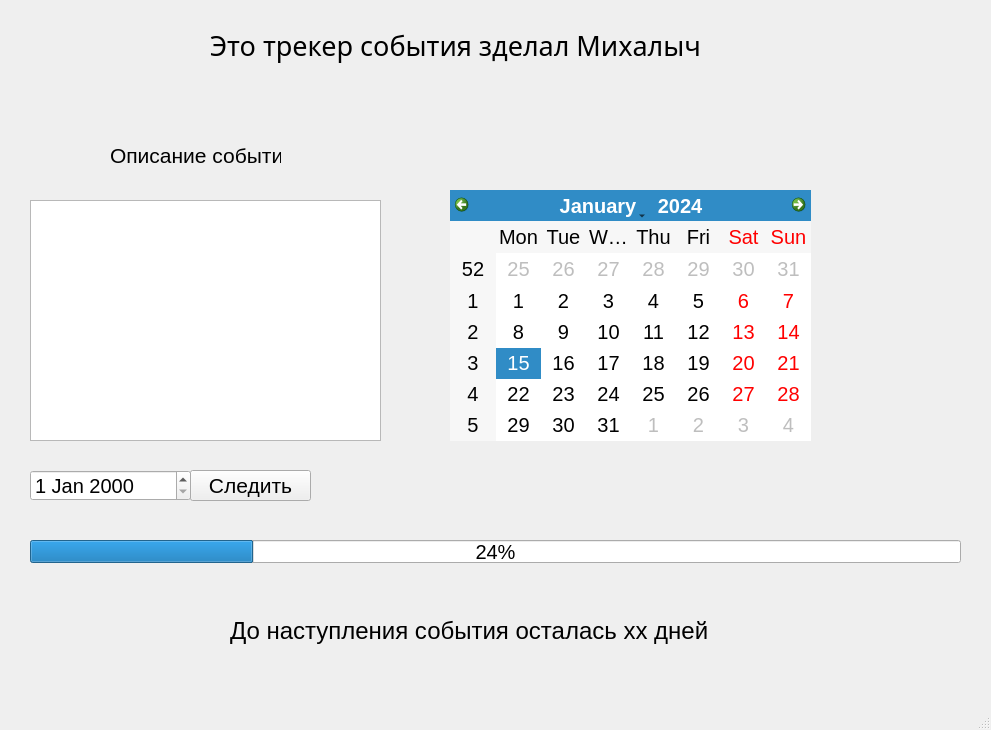
<?xml version="1.0" encoding="UTF-8"?>
<ui version="4.0">
 <class>MainWindow</class>
 <widget class="QMainWindow" name="MainWindow">
  <property name="geometry">
   <rect>
    <x>0</x>
    <y>0</y>
    <width>991</width>
    <height>730</height>
   </rect>
  </property>
  <property name="font">
   <font>
    <pointsize>15</pointsize>
   </font>
  </property>
  <property name="windowTitle">
   <string>MainWindow</string>
  </property>
  <widget class="QWidget" name="centralwidget">
   <widget class="QLabel" name="label">
    <property name="geometry">
     <rect>
      <x>210</x>
      <y>20</y>
      <width>531</width>
      <height>51</height>
     </rect>
    </property>
    <property name="font">
     <font>
      <family>MS Reference Sans Serif</family>
      <pointsize>20</pointsize>
     </font>
    </property>
    <property name="layoutDirection">
     <enum>Qt::LeftToRight</enum>
    </property>
    <property name="lineWidth">
     <number>1</number>
    </property>
    <property name="text">
     <string>Это трекер события зделал Михалыч</string>
    </property>
    <property name="textFormat">
     <enum>Qt::AutoText</enum>
    </property>
    <property name="scaledContents">
     <bool>true</bool>
    </property>
    <property name="textInteractionFlags">
     <set>Qt::LinksAccessibleByMouse</set>
    </property>
   </widget>
   <widget class="QCalendarWidget" name="calendarWidget">
    <property name="geometry">
     <rect>
      <x>450</x>
      <y>190</y>
      <width>361</width>
      <height>251</height>
     </rect>
    </property>
   </widget>
   <widget class="QProgressBar" name="progressBar">
    <property name="geometry">
     <rect>
      <x>30</x>
      <y>540</y>
      <width>931</width>
      <height>23</height>
     </rect>
    </property>
    <property name="value">
     <number>24</number>
    </property>
   </widget>
   <widget class="QDateEdit" name="dateEdit">
    <property name="geometry">
     <rect>
      <x>30</x>
      <y>470</y>
      <width>161</width>
      <height>31</height>
     </rect>
    </property>
    <property name="font">
     <font>
      <pointsize>15</pointsize>
     </font>
    </property>
   </widget>
   <widget class="QPlainTextEdit" name="plainTextEdit">
    <property name="geometry">
     <rect>
      <x>30</x>
      <y>200</y>
      <width>351</width>
      <height>241</height>
     </rect>
    </property>
   </widget>
   <widget class="QLabel" name="label_2">
    <property name="geometry">
     <rect>
      <x>110</x>
      <y>140</y>
      <width>171</width>
      <height>31</height>
     </rect>
    </property>
    <property name="font">
     <font>
      <pointsize>16</pointsize>
     </font>
    </property>
    <property name="text">
     <string>Описание события</string>
    </property>
   </widget>
   <widget class="QPushButton" name="pushButton">
    <property name="geometry">
     <rect>
      <x>190</x>
      <y>470</y>
      <width>121</width>
      <height>31</height>
     </rect>
    </property>
    <property name="font">
     <font>
      <pointsize>16</pointsize>
     </font>
    </property>
    <property name="text">
     <string>Следить</string>
    </property>
   </widget>
   <widget class="QLabel" name="label_3">
    <property name="geometry">
     <rect>
      <x>230</x>
      <y>610</y>
      <width>491</width>
      <height>41</height>
     </rect>
    </property>
    <property name="font">
     <font>
      <pointsize>18</pointsize>
     </font>
    </property>
    <property name="text">
     <string>До наступления события осталась хх дней</string>
    </property>
   </widget>
  </widget>
  <widget class="QMenuBar" name="menubar">
   <property name="geometry">
    <rect>
     <x>0</x>
     <y>0</y>
     <width>991</width>
     <height>34</height>
    </rect>
   </property>
  </widget>
  <widget class="QStatusBar" name="statusbar"/>
 </widget>
 <resources/>
 <connections/>
</ui>
